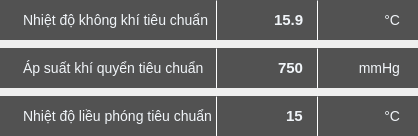
       <widget class="QWidget" name="standardValuesPanel" native="true">
        <layout class="QVBoxLayout" name="standardValuesPanelLayout">
         <property name="spacing">
          <number>8</number>
         </property>
         <property name="leftMargin">
          <number>0</number>
         </property>
         <property name="topMargin">
          <number>0</number>
         </property>
         <property name="rightMargin">
          <number>0</number>
         </property>
         <property name="bottomMargin">
          <number>0</number>
         </property>
         

      <!-- Nhiệt độ không khí tiêu chuẩn -->
      <item>
       <widget class="QWidget" name="stdAirTempContainer" native="true">
        <layout class="QVBoxLayout" name="stdAirTempLayout">
         <property name="spacing">
          <number>3</number>
         </property>
         <property name="leftMargin">
          <number>0</number>
         </property>
         <property name="topMargin">
          <number>0</number>
         </property>
         <property name="rightMargin">
          <number>0</number>
         </property>
         <property name="bottomMargin">
          <number>0</number>
         </property>
         
         <!-- Capsule Input -->
         <item>
          <widget class="QWidget" name="stdAirTempCapsule" native="true">
           <property name="minimumSize">
            <size>
             <width>0</width>
             <height>40</height>
            </size>
           </property>
           <property name="maximumSize">
            <size>
             <width>16777215</width>
             <height>40</height>
            </size>
           </property>
           <layout class="QHBoxLayout" name="stdAirTempCapsuleLayout">
            <property name="spacing">
             <number>0</number>
            </property>
            <property name="leftMargin">
             <number>0</number>
            </property>
            <property name="topMargin">
             <number>0</number>
            </property>
            <property name="rightMargin">
             <number>0</number>
            </property>
            <property name="bottomMargin">
             <number>0</number>
            </property>
            
            <!-- Label bên trái -->
            <item>
             <widget class="QLabel" name="stdAirTempLabel">
              <property name="minimumSize">
               <size>
                <width>180</width>
                <height>40</height>
               </size>
              </property>
              <property name="maximumSize">
               <size>
                <width>16777215</width>
                <height>40</height>
               </size>
              </property>
              <property name="text">
               <string>Nhiệt độ không khí tiêu chuẩn</string>
              </property>
              <property name="alignment">
               <set>Qt::AlignLeft|Qt::AlignVCenter</set>
              </property>
              <property name="styleSheet">
               <string notr="true">QLabel {
    background-color: #525252;
    color: #F1F5F9;
    font-size: 14px;
    font-family: 'Tahoma', Arial, sans-serif;
    padding-left: 20px;
    border-top-left-radius: 25px;
    border-bottom-left-radius: 25px;
}</string>
              </property>
             </widget>
            </item>
            
            <!-- Separator 1 -->
            <item>
             <widget class="Line" name="stdAirTempSep1">
              <property name="minimumSize">
               <size>
                <width>1</width>
                <height>0</height>
               </size>
              </property>
              <property name="maximumSize">
               <size>
                <width>1</width>
                <height>16777215</height>
               </size>
              </property>
              <property name="styleSheet">
               <string notr="true">background-color: #F1F5F9;</string>
              </property>
              <property name="orientation">
               <enum>Qt::Vertical</enum>
              </property>
             </widget>
            </item>
            
            <!-- Input Field -->
            <item>
             <widget class="QLineEdit" name="stdAirTempInput">
              <property name="minimumSize">
               <size>
                <width>100</width>
                <height>40</height>
               </size>
              </property>
              <property name="maximumSize">
               <size>
                <width>100</width>
                <height>40</height>
               </size>
              </property>
              <property name="text">
               <string>15.9</string>
              </property>
              <property name="alignment">
               <set>Qt::AlignRight|Qt::AlignVCenter</set>
              </property>
              <property name="styleSheet">
               <string notr="true">QLineEdit {
    background-color: #525252;
    color: #F1F5F9;
    border: none;
    font-size: 15px;
    font-weight: bold;
    font-family: 'Tahoma', Arial, sans-serif;
    padding-right: 10px;
}
QLineEdit:focus {
    background-color: #626262;
}
QLineEdit:disabled {
    background-color: #3a3a3a;
    color: #808080;
}</string>
              </property>
             </widget>
            </item>
            
            <!-- Separator 2 -->
            <item>
             <widget class="Line" name="stdAirTempSep2">
              <property name="minimumSize">
               <size>
                <width>1</width>
                <height>0</height>
               </size>
              </property>
              <property name="maximumSize">
               <size>
                <width>1</width>
                <height>16777215</height>
               </size>
              </property>
              <property name="styleSheet">
               <string notr="true">background-color: #F1F5F9;</string>
              </property>
              <property name="orientation">
               <enum>Qt::Vertical</enum>
              </property>
             </widget>
            </item>
            
            <!-- Unit Label -->
            <item>
             <widget class="QLabel" name="stdAirTempUnit">
              <property name="minimumSize">
               <size>
                <width>100</width>
                <height>40</height>
               </size>
              </property>
              <property name="maximumSize">
               <size>
                <width>100</width>
                <height>40</height>
               </size>
              </property>
              <property name="text">
               <string>°C</string>
              </property>
              <property name="alignment">
               <set>Qt::AlignRight|Qt::AlignVCenter</set>
              </property>
              <property name="styleSheet">
               <string notr="true">QLabel {
    background-color: #525252;
    color: #F1F5F9;
    font-size: 14px;
    font-family: 'Tahoma', Arial, sans-serif;
    padding-right: 15px;
    border-top-right-radius: 25px;
    border-bottom-right-radius: 25px;
}</string>
              </property>
             </widget>
            </item>
           </layout>
          </widget>
         </item>

        </layout>
       </widget>
      </item>

      <!-- Áp suất khí quyển tiêu chuẩn -->
      <item>
       <widget class="QWidget" name="stdPressureContainer" native="true">
        <layout class="QVBoxLayout" name="stdPressureLayout">
         <property name="spacing">
          <number>3</number>
         </property>
         <property name="leftMargin">
          <number>0</number>
         </property>
         <property name="topMargin">
          <number>0</number>
         </property>
         <property name="rightMargin">
          <number>0</number>
         </property>
         <property name="bottomMargin">
          <number>0</number>
         </property>
         
         <!-- Capsule Input -->
         <item>
          <widget class="QWidget" name="stdPressureCapsule" native="true">
           <property name="minimumSize">
            <size>
             <width>0</width>
             <height>40</height>
            </size>
           </property>
           <property name="maximumSize">
            <size>
             <width>16777215</width>
             <height>40</height>
            </size>
           </property>
           <layout class="QHBoxLayout" name="stdPressureCapsuleLayout">
            <property name="spacing">
             <number>0</number>
            </property>
            <property name="leftMargin">
             <number>0</number>
            </property>
            <property name="topMargin">
             <number>0</number>
            </property>
            <property name="rightMargin">
             <number>0</number>
            </property>
            <property name="bottomMargin">
             <number>0</number>
            </property>
            
            <!-- Label bên trái -->
            <item>
             <widget class="QLabel" name="stdPressureLabel">
              <property name="minimumSize">
               <size>
                <width>180</width>
                <height>40</height>
               </size>
              </property>
              <property name="maximumSize">
               <size>
                <width>16777215</width>
                <height>40</height>
               </size>
              </property>
              <property name="text">
               <string>Áp suất khí quyển tiêu chuẩn</string>
              </property>
              <property name="alignment">
               <set>Qt::AlignLeft|Qt::AlignVCenter</set>
              </property>
              <property name="styleSheet">
               <string notr="true">QLabel {
    background-color: #525252;
    color: #F1F5F9;
    font-size: 14px;
    font-family: 'Tahoma', Arial, sans-serif;
    padding-left: 20px;
    border-top-left-radius: 25px;
    border-bottom-left-radius: 25px;
}</string>
              </property>
             </widget>
            </item>
            
            <!-- Separator 1 -->
            <item>
             <widget class="Line" name="stdPressureSep1">
              <property name="minimumSize">
               <size>
                <width>1</width>
                <height>0</height>
               </size>
              </property>
              <property name="maximumSize">
               <size>
                <width>1</width>
                <height>16777215</height>
               </size>
              </property>
              <property name="styleSheet">
               <string notr="true">background-color: #F1F5F9;</string>
              </property>
              <property name="orientation">
               <enum>Qt::Vertical</enum>
              </property>
             </widget>
            </item>
            
            <!-- Input Field -->
            <item>
             <widget class="QLineEdit" name="stdPressureInput">
              <property name="minimumSize">
               <size>
                <width>100</width>
                <height>40</height>
               </size>
              </property>
              <property name="maximumSize">
               <size>
                <width>100</width>
                <height>40</height>
               </size>
              </property>
              <property name="text">
               <string>750</string>
              </property>
              <property name="alignment">
               <set>Qt::AlignRight|Qt::AlignVCenter</set>
              </property>
              <property name="styleSheet">
               <string notr="true">QLineEdit {
    background-color: #525252;
    color: #F1F5F9;
    border: none;
    font-size: 15px;
    font-weight: bold;
    font-family: 'Tahoma', Arial, sans-serif;
    padding-right: 10px;
}
QLineEdit:focus {
    background-color: #626262;
}
QLineEdit:disabled {
    background-color: #3a3a3a;
    color: #808080;
}</string>
              </property>
             </widget>
            </item>
            
            <!-- Separator 2 -->
            <item>
             <widget class="Line" name="stdPressureSep2">
              <property name="minimumSize">
               <size>
                <width>1</width>
                <height>0</height>
               </size>
              </property>
              <property name="maximumSize">
               <size>
                <width>1</width>
                <height>16777215</height>
               </size>
              </property>
              <property name="styleSheet">
               <string notr="true">background-color: #F1F5F9;</string>
              </property>
              <property name="orientation">
               <enum>Qt::Vertical</enum>
              </property>
             </widget>
            </item>
            
            <!-- Unit Label -->
            <item>
             <widget class="QLabel" name="stdPressureUnit">
              <property name="minimumSize">
               <size>
                <width>100</width>
                <height>40</height>
               </size>
              </property>
              <property name="maximumSize">
               <size>
                <width>100</width>
                <height>40</height>
               </size>
              </property>
              <property name="text">
               <string>mmHg</string>
              </property>
              <property name="alignment">
               <set>Qt::AlignRight|Qt::AlignVCenter</set>
              </property>
              <property name="styleSheet">
               <string notr="true">QLabel {
    background-color: #525252;
    color: #F1F5F9;
    font-size: 14px;
    font-family: 'Tahoma', Arial, sans-serif;
    padding-right: 15px;
    border-top-right-radius: 25px;
    border-bottom-right-radius: 25px;
}</string>
              </property>
             </widget>
            </item>
           </layout>
          </widget>
         </item>

        </layout>
       </widget>
      </item>

      <!-- Nhiệt độ liều phóng tiêu chuẩn -->
      <item>
       <widget class="QWidget" name="stdChargeTempContainer" native="true">
        <layout class="QVBoxLayout" name="stdChargeTempLayout">
         <property name="spacing">
          <number>3</number>
         </property>
         <property name="leftMargin">
          <number>0</number>
         </property>
         <property name="topMargin">
          <number>0</number>
         </property>
         <property name="rightMargin">
          <number>0</number>
         </property>
         <property name="bottomMargin">
          <number>0</number>
         </property>
         
         <!-- Capsule Input -->
         <item>
          <widget class="QWidget" name="stdChargeTempCapsule" native="true">
           <property name="minimumSize">
            <size>
             <width>0</width>
             <height>40</height>
            </size>
           </property>
           <property name="maximumSize">
            <size>
             <width>16777215</width>
             <height>40</height>
            </size>
           </property>
           <layout class="QHBoxLayout" name="stdChargeTempCapsuleLayout">
            <property name="spacing">
             <number>0</number>
            </property>
            <property name="leftMargin">
             <number>0</number>
            </property>
            <property name="topMargin">
             <number>0</number>
            </property>
            <property name="rightMargin">
             <number>0</number>
            </property>
            <property name="bottomMargin">
             <number>0</number>
            </property>
            
            <!-- Label bên trái -->
            <item>
             <widget class="QLabel" name="stdChargeTempLabel">
              <property name="minimumSize">
               <size>
                <width>180</width>
                <height>40</height>
               </size>
              </property>
              <property name="maximumSize">
               <size>
                <width>16777215</width>
                <height>40</height>
               </size>
              </property>
              <property name="text">
               <string>Nhiệt độ liều phóng tiêu chuẩn</string>
              </property>
              <property name="alignment">
               <set>Qt::AlignLeft|Qt::AlignVCenter</set>
              </property>
              <property name="styleSheet">
               <string notr="true">QLabel {
    background-color: #525252;
    color: #F1F5F9;
    font-size: 14px;
    font-family: 'Tahoma', Arial, sans-serif;
    padding-left: 20px;
    border-top-left-radius: 25px;
    border-bottom-left-radius: 25px;
}</string>
              </property>
             </widget>
            </item>
            
            <!-- Separator 1 -->
            <item>
             <widget class="Line" name="stdChargeTempSep1">
              <property name="minimumSize">
               <size>
                <width>1</width>
                <height>0</height>
               </size>
              </property>
              <property name="maximumSize">
               <size>
                <width>1</width>
                <height>16777215</height>
               </size>
              </property>
              <property name="styleSheet">
               <string notr="true">background-color: #F1F5F9;</string>
              </property>
              <property name="orientation">
               <enum>Qt::Vertical</enum>
              </property>
             </widget>
            </item>
            
            <!-- Input Field -->
            <item>
             <widget class="QLineEdit" name="stdChargeTempInput">
              <property name="minimumSize">
               <size>
                <width>100</width>
                <height>40</height>
               </size>
              </property>
              <property name="maximumSize">
               <size>
                <width>100</width>
                <height>40</height>
               </size>
              </property>
              <property name="text">
               <string>15</string>
              </property>
              <property name="alignment">
               <set>Qt::AlignRight|Qt::AlignVCenter</set>
              </property>
              <property name="styleSheet">
               <string notr="true">QLineEdit {
    background-color: #525252;
    color: #F1F5F9;
    border: none;
    font-size: 15px;
    font-weight: bold;
    font-family: 'Tahoma', Arial, sans-serif;
    padding-right: 10px;
}
QLineEdit:focus {
    background-color: #626262;
}
QLineEdit:disabled {
    background-color: #3a3a3a;
    color: #808080;
}</string>
              </property>
             </widget>
            </item>
            
            <!-- Separator 2 -->
            <item>
             <widget class="Line" name="stdChargeTempSep2">
              <property name="minimumSize">
               <size>
                <width>1</width>
                <height>0</height>
               </size>
              </property>
              <property name="maximumSize">
               <size>
                <width>1</width>
                <height>16777215</height>
               </size>
              </property>
              <property name="styleSheet">
               <string notr="true">background-color: #F1F5F9;</string>
              </property>
              <property name="orientation">
               <enum>Qt::Vertical</enum>
              </property>
             </widget>
            </item>
            
            <!-- Unit Label -->
            <item>
             <widget class="QLabel" name="stdChargeTempUnit">
              <property name="minimumSize">
               <size>
                <width>100</width>
                <height>40</height>
               </size>
              </property>
              <property name="maximumSize">
               <size>
                <width>100</width>
                <height>40</height>
               </size>
              </property>
              <property name="text">
               <string>°C</string>
              </property>
              <property name="alignment">
               <set>Qt::AlignRight|Qt::AlignVCenter</set>
              </property>
              <property name="styleSheet">
               <string notr="true">QLabel {
    background-color: #525252;
    color: #F1F5F9;
    font-size: 14px;
    font-family: 'Tahoma', Arial, sans-serif;
    padding-right: 15px;
    border-top-right-radius: 25px;
    border-bottom-right-radius: 25px;
}</string>
              </property>
             </widget>
            </item>
           </layout>
          </widget>
         </item>

        </layout>
       </widget>
      </item>

        </layout>
       </widget>
